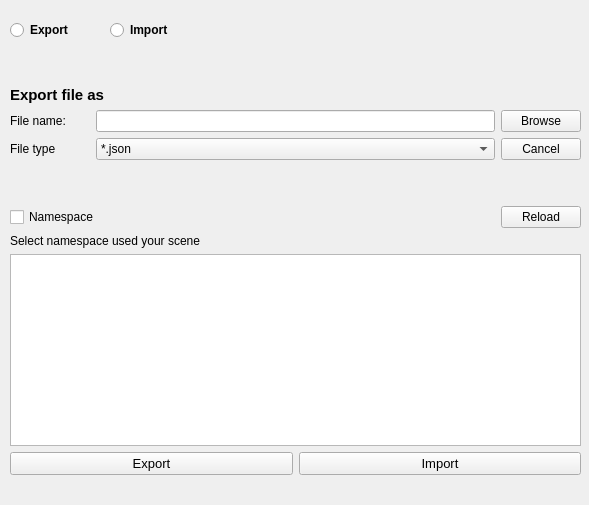
<?xml version="1.0" encoding="UTF-8"?>
<ui version="4.0">
 <class>Form</class>
 <widget class="QWidget" name="Form">
  <property name="geometry">
   <rect>
    <x>0</x>
    <y>0</y>
    <width>589</width>
    <height>505</height>
   </rect>
  </property>
  <property name="windowTitle">
   <string>Form</string>
  </property>
  <widget class="QWidget" name="layoutWidget">
   <property name="geometry">
    <rect>
     <x>10</x>
     <y>20</y>
     <width>571</width>
     <height>455</height>
    </rect>
   </property>
   <layout class="QVBoxLayout" name="verticalLayout_2">
    <item>
     <layout class="QHBoxLayout" name="horizontalLayout_5" stretch="1,1,4">
      <item>
       <widget class="QRadioButton" name="export_radioButton">
        <property name="font">
         <font>
          <pointsize>9</pointsize>
          <bold>true</bold>
         </font>
        </property>
        <property name="text">
         <string>Export</string>
        </property>
       </widget>
      </item>
      <item>
       <widget class="QRadioButton" name="import_radioButton">
        <property name="font">
         <font>
          <pointsize>9</pointsize>
          <bold>true</bold>
         </font>
        </property>
        <property name="text">
         <string>Import</string>
        </property>
       </widget>
      </item>
      <item>
       <spacer name="horizontalSpacer_2">
        <property name="orientation">
         <enum>Qt::Orientation::Horizontal</enum>
        </property>
        <property name="sizeHint" stdset="0">
         <size>
          <width>40</width>
          <height>20</height>
         </size>
        </property>
       </spacer>
      </item>
     </layout>
    </item>
    <item>
     <spacer name="verticalSpacer_2">
      <property name="orientation">
       <enum>Qt::Orientation::Vertical</enum>
      </property>
      <property name="sizeHint" stdset="0">
       <size>
        <width>20</width>
        <height>18</height>
       </size>
      </property>
     </spacer>
    </item>
    <item>
     <widget class="QLabel" name="subttitle_label">
      <property name="font">
       <font>
        <pointsize>11</pointsize>
        <bold>true</bold>
       </font>
      </property>
      <property name="text">
       <string>Export file as</string>
      </property>
     </widget>
    </item>
    <item>
     <layout class="QHBoxLayout" name="horizontalLayout" stretch="1,0,6,1">
      <item>
       <widget class="QLabel" name="filename_label">
        <property name="text">
         <string>File name:</string>
        </property>
       </widget>
      </item>
      <item>
       <spacer name="filename_horizontalSpacer">
        <property name="orientation">
         <enum>Qt::Orientation::Horizontal</enum>
        </property>
        <property name="sizeHint" stdset="0">
         <size>
          <width>13</width>
          <height>17</height>
         </size>
        </property>
       </spacer>
      </item>
      <item>
       <widget class="QLineEdit" name="filename_lineEdit"/>
      </item>
      <item>
       <widget class="QPushButton" name="browse_pushButton">
        <property name="text">
         <string>Browse</string>
        </property>
       </widget>
      </item>
     </layout>
    </item>
    <item>
     <layout class="QHBoxLayout" name="horizontalLayout_2" stretch="1,0,6,1">
      <item>
       <widget class="QLabel" name="filetype_label">
        <property name="text">
         <string>File type</string>
        </property>
       </widget>
      </item>
      <item>
       <spacer name="filetype_horizontalSpacer">
        <property name="orientation">
         <enum>Qt::Orientation::Horizontal</enum>
        </property>
        <property name="sizeHint" stdset="0">
         <size>
          <width>13</width>
          <height>17</height>
         </size>
        </property>
       </spacer>
      </item>
      <item>
       <widget class="QComboBox" name="filetype_comboBox">
        <item>
         <property name="text">
          <string>*.json</string>
         </property>
        </item>
       </widget>
      </item>
      <item>
       <widget class="QPushButton" name="cancel_pushButton">
        <property name="text">
         <string>Cancel</string>
        </property>
       </widget>
      </item>
     </layout>
    </item>
    <item>
     <spacer name="verticalSpacer">
      <property name="orientation">
       <enum>Qt::Orientation::Vertical</enum>
      </property>
      <property name="sizeHint" stdset="0">
       <size>
        <width>20</width>
        <height>28</height>
       </size>
      </property>
     </spacer>
    </item>
    <item>
     <layout class="QVBoxLayout" name="verticalLayout" stretch="1,0,5">
      <item>
       <layout class="QHBoxLayout" name="horizontalLayout_3" stretch="1,6,1">
        <item>
         <widget class="QCheckBox" name="namespace_checkBox">
          <property name="text">
           <string>Namespace</string>
          </property>
         </widget>
        </item>
        <item>
         <spacer name="horizontalSpacer">
          <property name="orientation">
           <enum>Qt::Orientation::Horizontal</enum>
          </property>
          <property name="sizeHint" stdset="0">
           <size>
            <width>478</width>
            <height>17</height>
           </size>
          </property>
         </spacer>
        </item>
        <item>
         <widget class="QPushButton" name="reload_pushButton">
          <property name="text">
           <string>Reload</string>
          </property>
         </widget>
        </item>
       </layout>
      </item>
      <item>
       <widget class="QLabel" name="selectnamespace_label">
        <property name="text">
         <string>Select namespace used your scene</string>
        </property>
       </widget>
      </item>
      <item>
       <widget class="QListWidget" name="namespace_listWidget"/>
      </item>
     </layout>
    </item>
    <item>
     <layout class="QHBoxLayout" name="horizontalLayout_4" stretch="1,1">
      <item>
       <widget class="QPushButton" name="export_pushButton">
        <property name="font">
         <font>
          <pointsize>10</pointsize>
          <bold>false</bold>
         </font>
        </property>
        <property name="text">
         <string>Export</string>
        </property>
       </widget>
      </item>
      <item>
       <widget class="QPushButton" name="import_pushButton">
        <property name="font">
         <font>
          <pointsize>10</pointsize>
          <bold>false</bold>
         </font>
        </property>
        <property name="text">
         <string>Import</string>
        </property>
       </widget>
      </item>
     </layout>
    </item>
   </layout>
  </widget>
 </widget>
 <resources/>
 <connections/>
</ui>
